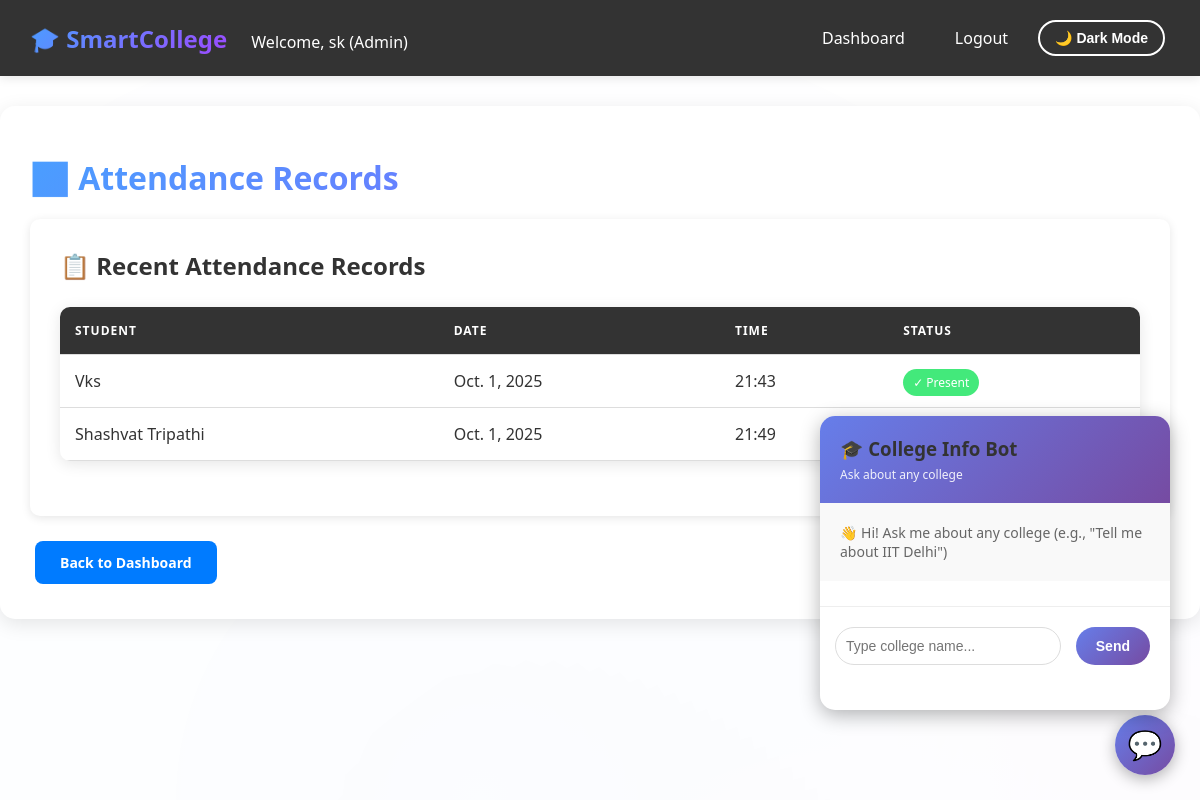
/attendance/view/ (signed in), run on the app's committed database.
### college_app/models.py (models this page shows, shortened)
class Profile(models.Model):
    ROLE_CHOICES = (
        ('admin', 'Admin'),
        ('student', 'Student'),
        ('teacher', 'Teacher'),
        ('doctor', 'Doctor'),
    )
    SEMESTER_CHOICES = (
        (1, '1st Semester'),
        (2, '2nd Semester'),
        (3, '3rd Semester'),
        (4, '4th Semester'),
        (5, '5th Semester'),
        (6, '6th Semester'),
        (7, '7th Semester'),
        (8, '8th Semester'),
    )
    user = models.OneToOneField(User, on_delete=models.CASCADE, related_name='profile')
    role = models.CharField(max_length=20, choices=ROLE_CHOICES)
    phone = models.CharField(max_length=15, blank=True)
    address = models.TextField(blank=True)
    date_of_birth = models.DateField(null=True, blank=True)
    photo = models.ImageField(upload_to='profiles/', blank=True, null=True)
    roll_number = models.CharField(max_length=50, blank=True, unique=True, null=True)
    course = models.CharField(max_length=100, blank=True)
    semester = models.IntegerField(choices=SEMESTER_CHOICES, null=True, blank=True)

### attendance_app/models.py (models this page shows, shortened)
class Attendance(models.Model):
    STATUS_CHOICES = (
        ('present', 'Present'),
        ('absent', 'Absent'),
        ('late', 'Late'),
        ('excused', 'Excused'),
    )
    student = models.ForeignKey(User, on_delete=models.CASCADE, related_name='attendance_records', limit_choices_to={'profile__role': 'student'})
    date = models.DateField()
    time = models.TimeField(auto_now_add=True)
    status = models.CharField(max_length=20, choices=STATUS_CHOICES, default='present')
    marked_by = models.ForeignKey(User, on_delete=models.SET_NULL, null=True, blank=True, related_name='marked_attendance')
    notes = models.TextField(blank=True)
    class Meta:
        unique_together = ['student', 'date']
        ordering = ['-date']

### attendance_app/views.py (the view)
# urls.py: path('view/', views.view_attendance, name='view_attendance'),
@login_required
def view_attendance(request):
    profile = request.user.profile
    if profile.role == 'student':
        all_records = list(Attendance.objects.filter(student=request.user).order_by('-date', '-time'))
        status_priority = {'absent': 3, 'late': 2, 'present': 1}
        date_status = {}
        for record in all_records:
            if record.date not in date_status:
                date_status[record.date] = record.status
            else:
                current_priority = status_priority.get(date_status[record.date], 0)
                new_priority = status_priority.get(record.status, 0)
                if new_priority > current_priority:
                    date_status[record.date] = record.status
        total_present = sum(1 for status in date_status.values() if status == 'present')
        total_absent = sum(1 for status in date_status.values() if status == 'absent')
        total_late = sum(1 for status in date_status.values() if status == 'late')
        total_days = len(date_status)
        attendance_percentage = (total_present / total_days * 100) if total_days > 0 else 0
        last_30_days = date.today() - timedelta(days=30)
        recent_dates = sorted([d for d in date_status.keys() if d >= last_30_days])
        chart_labels = []
        chart_data = []
        for att_date in recent_dates:
            chart_labels.append(att_date.strftime('%b %d'))
            chart_data.append(1 if date_status[att_date] == 'present' else 0)
        attendance_records = all_records
        context = {
            'attendance_records': attendance_records,
            'total_present': total_present,
            'total_absent': total_absent,
            'total_late': total_late,
            'total_days': total_days,
            'attendance_percentage': round(attendance_percentage, 1),
            'chart_labels': json.dumps(chart_labels),
            'chart_data': json.dumps(chart_data),
        }
    else:
        attendance_records = Attendance.objects.all().order_by('-date')
        context = {'attendance_records': attendance_records}
    return render(request, 'attendance_app/view_attendance.html', context)

### templates/attendance_app/view_attendance.html (shortened to what this page needs)
{% extends 'base.html' %}
{% block content %}
<h1>📊 Attendance Records</h1>
<div style="background: white; padding: 30px; border-radius: 10px; box-shadow: 0 2px 10px rgba(0,0,0,0.1);">
    <h2 style="margin-top: 0;">📋 Recent Attendance Records</h2>
    <table style="width: 100%;">
        <thead>
            <tr>
                <th>Student</th>
                <th>Date</th>
                <th>Time</th>
                <th>Status</th>
            </tr>
        </thead>
        <tbody>
            {% for att in attendance_records %}
            <tr>
                <td>{{ att.student.username }}</td>
                <td>{{ att.date }}</td>
                <td>{{ att.time|date:"H:i" }}</td>
                <td>
                    {% if att.status == 'present' %}
                    <span style="background: #43e97b; color: white; padding: 5px 10px; border-radius: 15px; font-size: 12px;">✓ Present</span>
                    {% elif att.status == 'absent' %}
                    <span style="background: #f5576c; color: white; padding: 5px 10px; border-radius: 15px; font-size: 12px;">✗ Absent</span>
                    {% else %}
                    <span style="background: #ffc371; color: white; padding: 5px 10px; border-radius: 15px; font-size: 12px;">⏰ Late</span>
                    {% endif %}
                </td>
            </tr>
            {% empty %}
            <tr><td colspan="4" style="text-align: center; padding: 20px; color: #999;">No attendance records found</td></tr>
            {% endfor %}
        </tbody>
    </table>
</div>
<div style="margin-top: 20px;">
    <a href="{% url 'dashboard' %}" class="btn">Back to Dashboard</a>
</div>
{% endblock %}

### templates/base.html (shortened to what this page needs)
{% load static %}
<!DOCTYPE html>
<html lang="en">
<head>
    <link rel="stylesheet" href="{% static 'css/style.css' %}">
</head>
<body>
    {% if user.is_authenticated %}
    <div class="navbar">
        <div>
            <span class="navbar-brand">🎓 SmartCollege</span>
            <span style="margin-left: 20px;">Welcome, {{ user.username }} ({{ user.profile.role|title }})</span>
        </div>
        <div style="display: flex; align-items: center;">
            <a href="{% url 'dashboard' %}">Dashboard</a>
            <a href="{% url 'logout' %}">Logout</a>
            <button id="theme-toggle" class="theme-toggle">🌙 Dark Mode</button>
        </div>
    </div>
    {% endif %}
    <div class="container">
        {% block content %}{% endblock %}
    </div>
    <div id="chatbot-container" style="display: none; position: fixed; bottom: 90px; right: 30px; width: 350px; max-height: 500px; background: white; border-radius: 15px; box-shadow: 0 5px 20px rgba(0,0,0,0.3); z-index: 9999; display: flex; flex-direction: column;">
        <div style="background: linear-gradient(135deg, #667eea 0%, #764ba2 100%); color: white; padding: 20px; border-radius: 15px 15px 0 0;">
            <h3 style="margin: 0;">🎓 College Info Bot</h3>
            <p style="margin: 5px 0 0 0; font-size: 12px; opacity: 0.9;">Ask about any college</p>
        </div>
        <div id="chatbot-messages" style="flex: 1; padding: 20px; overflow-y: auto; max-height: 300px; background: #f9f9f9;">
            <p style="color: #666; font-size: 14px;">👋 Hi! Ask me about any college (e.g., "Tell me about IIT Delhi")</p>
        </div>
        <form id="chatbot-form" style="padding: 15px; border-top: 1px solid #eee; background: white; border-radius: 0 0 15px 15px;">
            <div style="display: flex; gap: 10px;">
                <input type="text" id="chatbot-input" placeholder="Type college name..." style="flex: 1; padding: 10px; border: 1px solid #ddd; border-radius: 20px; outline: none;" required>
                <button type="submit" style="padding: 10px 20px; background: linear-gradient(135deg, #667eea 0%, #764ba2 100%); color: white; border: none; border-radius: 20px; cursor: pointer; font-weight: bold;">Send</button>
            </div>
        </form>
    </div>
    <button id="chatbot-toggle" style="position: fixed; bottom: 20px; right: 20px; width: 60px; height: 60px; border-radius: 50%; background: linear-gradient(135deg, #667eea 0%, #764ba2 100%); color: white; border: none; font-size: 28px; cursor: pointer; box-shadow: 0 4px 15px rgba(0,0,0,0.3); z-index: 9998; display: flex; align-items: center; justify-content: center;">
        💬
    </button>
</body>
</html>

### static/css/style.css (style rules this page uses)
:root { --primary-color: #007bff; --primary-hover: #0056b3; --bg-color: #ffffff; --bg-secondary: #f4f4f4; --text-color: #333; --text-secondary: #666; --border-color: #ddd; --navbar-bg: #333; --navbar-text: #ffffff; --container-bg: #ffffff; --shadow: rgba(0, 0, 0, 0.1); --success-bg: #d4edda; --success-text: #155724; --success-border: #c3e6cb; --error-bg: #f8d7da; --error-text: #721c24; --error-border: #f5c6cb; --table-header-bg: #333; --table-header-text: #ffffff; --card-bg: #ffffff; }
* { margin: 0; padding: 0; box-sizing: border-box; transition: background-color 0.3s ease, color 0.3s ease, border-color 0.3s ease; }
body { font-family: 'Segoe UI', Tahoma, Geneva, Verdana, sans-serif; background: var(--bg-color); color: var(--text-color); min-height: 100vh; position: relative; }
body::before { content: ''; position: fixed; top: 0; left: 0; width: 100%; height: 100%; z-index: -1; opacity: 0.05; background-image: radial-gradient(circle at 20% 50%, rgba(0, 123, 255, 0.3) 0%, transparent 50%), radial-gradient(circle at 80% 80%, rgba(123, 0, 255, 0.3) 0%, transparent 50%), radial-gradient(circle at 40% 90%, rgba(255, 0, 123, 0.3) 0%, transparent 50%); background-size: 200% 200%; animation: gradientShift 15s ease infinite; }
.navbar { background: var(--navbar-bg); color: var(--navbar-text); padding: 15px 30px; display: flex; justify-content: space-between; align-items: center; box-shadow: 0 2px 10px var(--shadow); position: sticky; top: 0; z-index: 1000; }
.navbar-brand { font-size: 24px; font-weight: bold; background: linear-gradient(135deg, #4a9eff, #9c4aff); -webkit-background-clip: text; -webkit-text-fill-color: transparent; background-clip: text; }
.navbar a { color: var(--navbar-text); text-decoration: none; margin-left: 20px; padding: 8px 15px; border-radius: 5px; transition: background 0.3s ease; }
.theme-toggle { background: none; border: 2px solid var(--navbar-text); color: var(--navbar-text); padding: 8px 15px; border-radius: 20px; cursor: pointer; font-size: 14px; margin-left: 15px; transition: all 0.3s ease; }
.container { max-width: 1200px; margin: 30px auto; padding: 30px; background: var(--container-bg); border-radius: 15px; box-shadow: 0 5px 20px var(--shadow); backdrop-filter: blur(10px); }
h1, h2, h3 { margin: 20px 0; color: var(--text-color); }
h1 { font-size: 32px; background: linear-gradient(135deg, #4a9eff, #9c4aff); -webkit-background-clip: text; -webkit-text-fill-color: transparent; background-clip: text; }
form { margin: 25px 0; }
input[type="text"], input[type="password"], input[type="email"], input[type="number"], input[type="date"], input[type="time"], input[type="datetime-local"], input[type="file"], textarea, select { width: 100%; padding: 12px 15px; margin: 5px 0; border: 2px solid var(--border-color); border-radius: 8px; background: var(--bg-color); color: var(--text-color); font-size: 14px; transition: all 0.3s ease; }
button, .btn { background: var(--primary-color); color: white; padding: 12px 25px; border: none; border-radius: 8px; cursor: pointer; text-decoration: none; display: inline-block; margin: 5px; font-size: 14px; font-weight: 600; transition: all 0.3s ease; }
table { width: 100%; border-collapse: collapse; margin: 25px 0; background: var(--container-bg); border-radius: 10px; overflow: hidden; box-shadow: 0 3px 15px var(--shadow); }
table th, table td { padding: 15px; text-align: left; border-bottom: 1px solid var(--border-color); }
table th { background: var(--table-header-bg); color: var(--table-header-text); font-weight: 600; text-transform: uppercase; font-size: 12px; letter-spacing: 1px; }
a { color: var(--primary-color); text-decoration: none; transition: color 0.3s ease; }

### data on the page
Attendance: student.username "Vks", date "Oct. 1, 2025", time "21:43", status "✓ Present"
Attendance: student.username "Shashvat Tripathi", date "Oct. 1, 2025", time "21:49"

### other printed values
{{ user.username }} "sk"
{{ user.profile.role|title }} "Admin"
